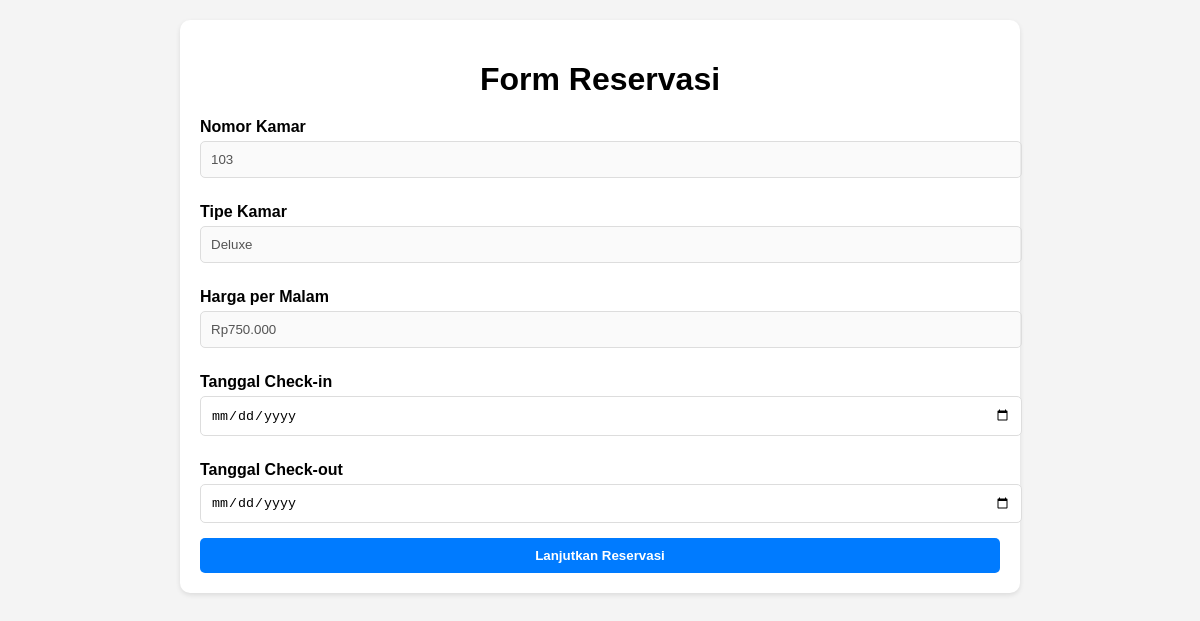
Page /form_reservasi.php?id=3 on the committed database.
### tables this page shows
CREATE TABLE kamar (
    id INT AUTO_INCREMENT PRIMARY KEY,
    nomor_kamar VARCHAR(10) NOT NULL UNIQUE,
    tipe VARCHAR(50) NOT NULL,
    harga DECIMAL(10,2) NOT NULL,
    deskripsi TEXT,
    status ENUM('tersedia', 'terpesan', 'dibersihkan') NOT NULL
);

### form_reservasi.php (the view, shortened to what this page needs)
<?php
include 'koneksi.php';
$id_kamar = $_GET['id'] ?? null;
$sql_kamar = "SELECT * FROM kamar WHERE id = ?";
$stmt = $conn->prepare($sql_kamar);
$stmt->bind_param("i", $id_kamar);
$stmt->execute();
$result = $stmt->get_result();
$kamar = $result->fetch_assoc();
?>
<!DOCTYPE html>
<html lang="id">
<head>
</head>
<body>
    <div class="container">
        <h1>Form Reservasi</h1>
        <form action="proses_reservasi.php" method="POST">
            <label for="nomor_kamar">Nomor Kamar</label>
            <input type="text" id="nomor_kamar" value="<?= htmlspecialchars($kamar['nomor_kamar']) ?>" disabled>
            <label for="tipe">Tipe Kamar</label>
            <input type="text" id="tipe" value="<?= htmlspecialchars($kamar['tipe']) ?>" disabled>
            <label for="harga">Harga per Malam</label>
            <input type="text" id="harga" value="Rp<?= number_format($kamar['harga'], 0, ',', '.') ?>" disabled>
            <label for="tanggal_check_in">Tanggal Check-in</label>
            <input type="date" name="tanggal_check_in" id="tanggal_check_in" required>
            <label for="tanggal_check_out">Tanggal Check-out</label>
            <input type="date" name="tanggal_check_out" id="tanggal_check_out" required>
            <button type="submit" class="btn">Lanjutkan Reservasi</button>
        </form>
    </div>
</body>
</html>

### form_reservasi.php (style rules this page uses)
body { font-family: Arial, sans-serif; margin: 0; padding: 0; background-color: #f4f4f4; }
.container { max-width: 800px; margin: 20px auto; padding: 20px; background-color: white; border-radius: 10px; box-shadow: 0 2px 5px rgba(0, 0, 0, 0.1); }
h1 { text-align: center; margin-bottom: 20px; }
label { display: block; margin: 10px 0 5px; font-weight: bold; }
input, select { width: 100%; padding: 10px; margin-bottom: 15px; border: 1px solid #ddd; border-radius: 5px; }
.btn { display: block; width: 100%; padding: 10px; background-color: #007bff; color: white; text-align: center; font-weight: bold; border: none; border-radius: 5px; cursor: pointer; text-decoration: none; }

### rows in the picture
kamar: nomor_kamar "103", tipe "Deluxe", harga "Rp750.000"
